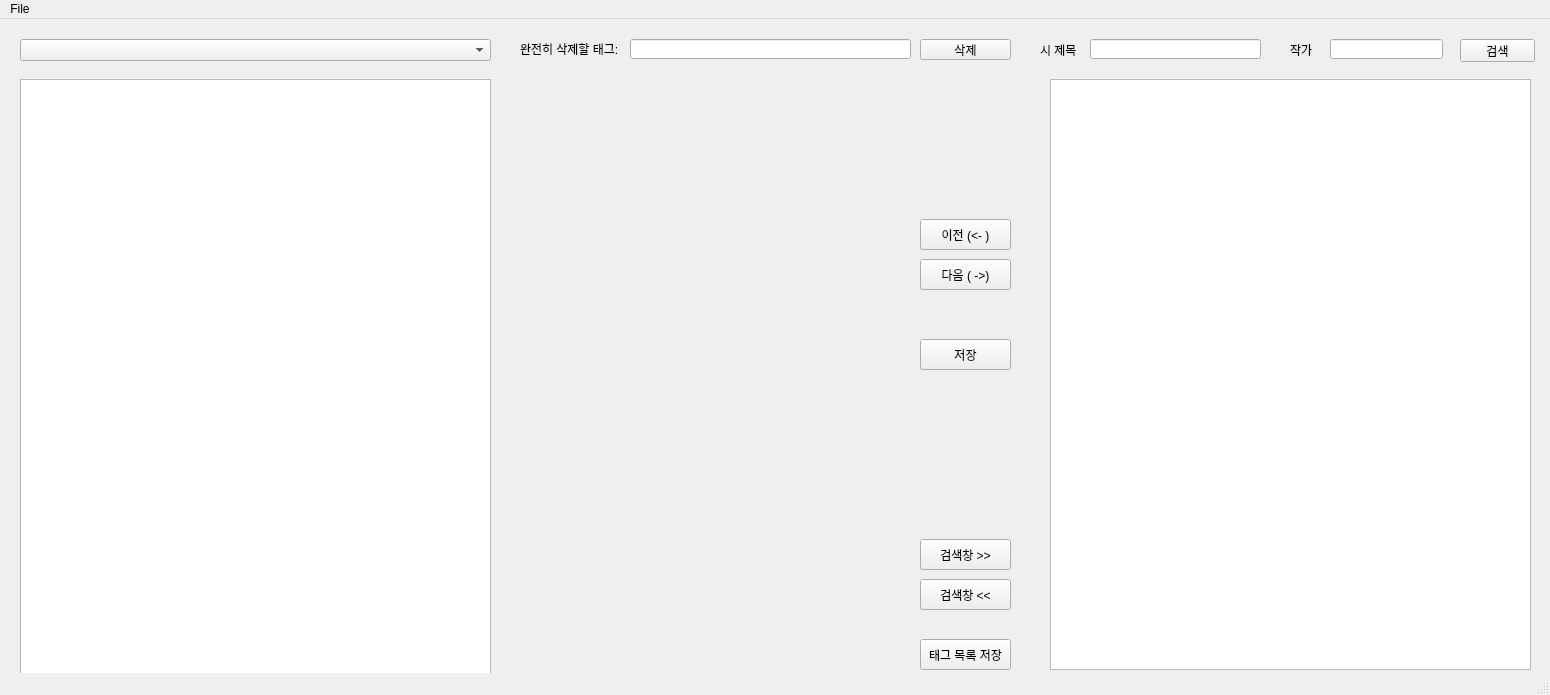
<?xml version="1.0" encoding="UTF-8"?>
<ui version="4.0">
 <class>MainWindow</class>
 <widget class="QMainWindow" name="MainWindow">
  <property name="geometry">
   <rect>
    <x>0</x>
    <y>0</y>
    <width>1550</width>
    <height>695</height>
   </rect>
  </property>
  <property name="windowTitle">
   <string>PoetTagger</string>
  </property>
  <widget class="QWidget" name="centralwidget">
   <widget class="QComboBox" name="comboBox">
    <property name="geometry">
     <rect>
      <x>20</x>
      <y>20</y>
      <width>471</width>
      <height>22</height>
     </rect>
    </property>
   </widget>
   <widget class="QTextEdit" name="textEdit">
    <property name="geometry">
     <rect>
      <x>20</x>
      <y>60</y>
      <width>471</width>
      <height>601</height>
     </rect>
    </property>
   </widget>
   <widget class="QLabel" name="label">
    <property name="geometry">
     <rect>
      <x>520</x>
      <y>20</y>
      <width>111</width>
      <height>20</height>
     </rect>
    </property>
    <property name="text">
     <string>완전히 삭제할 태그:</string>
    </property>
   </widget>
   <widget class="QPushButton" name="nextButton">
    <property name="geometry">
     <rect>
      <x>920</x>
      <y>240</y>
      <width>91</width>
      <height>31</height>
     </rect>
    </property>
    <property name="text">
     <string>다음 ( -&gt;)</string>
    </property>
   </widget>
   <widget class="QPushButton" name="prevButton">
    <property name="geometry">
     <rect>
      <x>920</x>
      <y>200</y>
      <width>91</width>
      <height>31</height>
     </rect>
    </property>
    <property name="text">
     <string>이전 (&lt;- )</string>
    </property>
   </widget>
   <widget class="QPushButton" name="saveButton">
    <property name="geometry">
     <rect>
      <x>920</x>
      <y>320</y>
      <width>91</width>
      <height>31</height>
     </rect>
    </property>
    <property name="text">
     <string>저장</string>
    </property>
   </widget>
   <widget class="QWidget" name="gridLayoutWidget">
    <property name="geometry">
     <rect>
      <x>520</x>
      <y>200</y>
      <width>391</width>
      <height>451</height>
     </rect>
    </property>
    <layout class="QGridLayout" name="gridLayout"/>
   </widget>
   <widget class="QPushButton" name="deltagButton">
    <property name="geometry">
     <rect>
      <x>920</x>
      <y>20</y>
      <width>91</width>
      <height>21</height>
     </rect>
    </property>
    <property name="text">
     <string>삭제</string>
    </property>
   </widget>
   <widget class="QLineEdit" name="delEdit">
    <property name="geometry">
     <rect>
      <x>630</x>
      <y>20</y>
      <width>281</width>
      <height>20</height>
     </rect>
    </property>
   </widget>
   <widget class="QPushButton" name="savetagButton">
    <property name="geometry">
     <rect>
      <x>920</x>
      <y>620</y>
      <width>91</width>
      <height>31</height>
     </rect>
    </property>
    <property name="text">
     <string>태그 목록 저장</string>
    </property>
   </widget>
   <widget class="QLineEdit" name="schNameEdit">
    <property name="geometry">
     <rect>
      <x>1090</x>
      <y>20</y>
      <width>171</width>
      <height>20</height>
     </rect>
    </property>
   </widget>
   <widget class="QLabel" name="label_2">
    <property name="geometry">
     <rect>
      <x>1040</x>
      <y>20</y>
      <width>51</width>
      <height>21</height>
     </rect>
    </property>
    <property name="text">
     <string>시 제목</string>
    </property>
   </widget>
   <widget class="QLabel" name="label_3">
    <property name="geometry">
     <rect>
      <x>1290</x>
      <y>20</y>
      <width>31</width>
      <height>21</height>
     </rect>
    </property>
    <property name="text">
     <string>작가</string>
    </property>
   </widget>
   <widget class="QLineEdit" name="schWriterEdit">
    <property name="geometry">
     <rect>
      <x>1330</x>
      <y>20</y>
      <width>113</width>
      <height>20</height>
     </rect>
    </property>
   </widget>
   <widget class="QPushButton" name="schButton">
    <property name="geometry">
     <rect>
      <x>1460</x>
      <y>20</y>
      <width>75</width>
      <height>23</height>
     </rect>
    </property>
    <property name="text">
     <string>검색</string>
    </property>
   </widget>
   <widget class="QTextEdit" name="schResultEdit">
    <property name="geometry">
     <rect>
      <x>1050</x>
      <y>60</y>
      <width>481</width>
      <height>591</height>
     </rect>
    </property>
   </widget>
   <widget class="QPushButton" name="saveButton_2">
    <property name="geometry">
     <rect>
      <x>920</x>
      <y>520</y>
      <width>91</width>
      <height>31</height>
     </rect>
    </property>
    <property name="text">
     <string>검색창 &gt;&gt;</string>
    </property>
   </widget>
   <widget class="QPushButton" name="saveButton_3">
    <property name="geometry">
     <rect>
      <x>920</x>
      <y>560</y>
      <width>91</width>
      <height>31</height>
     </rect>
    </property>
    <property name="text">
     <string>검색창 &lt;&lt;</string>
    </property>
   </widget>
  </widget>
  <widget class="QMenuBar" name="menubar">
   <property name="geometry">
    <rect>
     <x>0</x>
     <y>0</y>
     <width>1550</width>
     <height>18</height>
    </rect>
   </property>
   <widget class="QMenu" name="menu">
    <property name="title">
     <string>File</string>
    </property>
    <addaction name="actionOpen"/>
    <addaction name="actionSave"/>
    <addaction name="actionSaveAs"/>
   </widget>
   <addaction name="menu"/>
  </widget>
  <widget class="QStatusBar" name="statusbar"/>
  <action name="actionOpen">
   <property name="text">
    <string>Open</string>
   </property>
  </action>
  <action name="actionSave">
   <property name="text">
    <string>Save</string>
   </property>
  </action>
  <action name="actionSaveAs">
   <property name="text">
    <string>Save as</string>
   </property>
  </action>
 </widget>
 <resources/>
 <connections/>
</ui>
